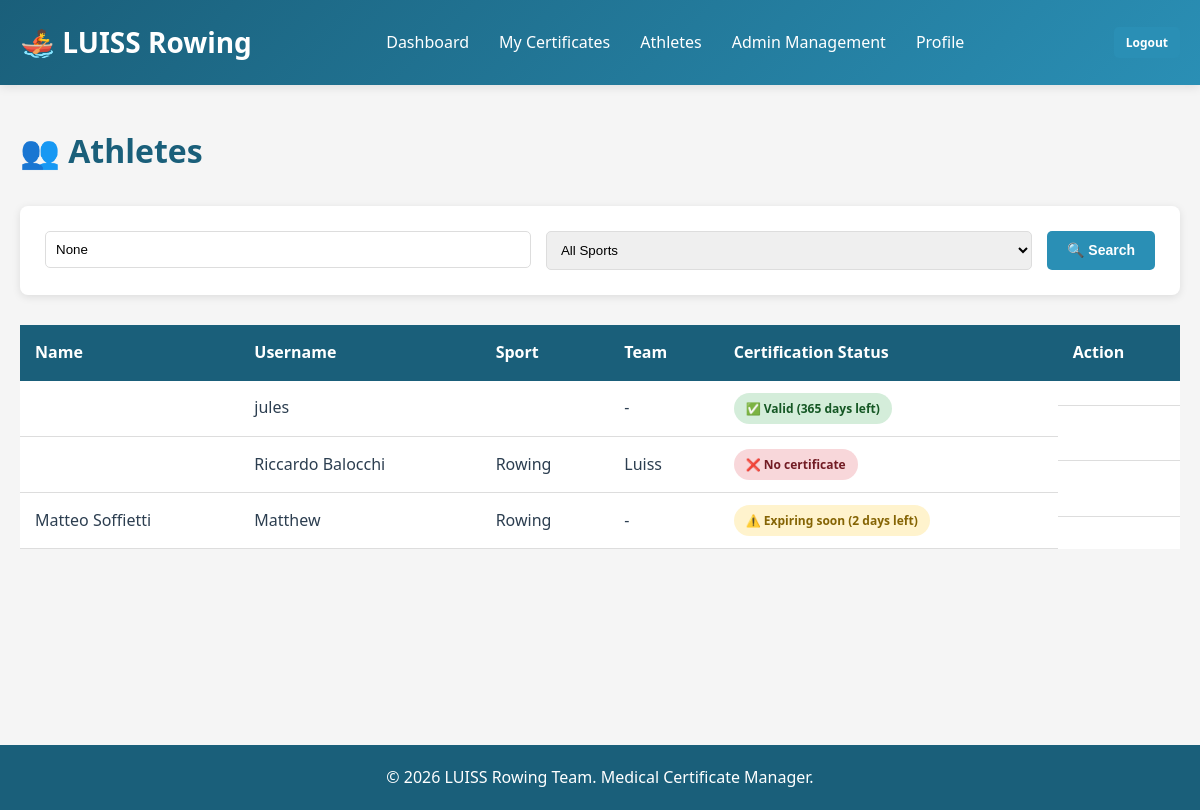
The app's page /app/athletes/ (signed in) with its own data.
### app/models.py (models this page shows, shortened)
class Athlete(models.Model):
    user = models.OneToOneField(User, on_delete=models.CASCADE)
    sport_discipline = models.CharField(max_length=100)
    team_affiliation = models.CharField(max_length=200, blank=True, null=True)
    date_of_birth = models.DateField()
    created_at = models.DateTimeField(auto_now_add=True)
    updated_at = models.DateTimeField(auto_now=True)
    def get_latest_certificate(self):
        try:
            return self.certificates.order_by('-issue_date').first()
        except:
            return None

class MedicalCertificate(models.Model):
    athlete = models.ForeignKey(Athlete, on_delete=models.CASCADE, related_name='certificates')
    certificate_image = models.ImageField(upload_to='certificates/%Y/%m/')
    issue_date = models.DateField()
    expiry_date = models.DateField()
    uploaded_at = models.DateTimeField(auto_now_add=True)
    def is_expired(self):
        return self.expiry_date < timezone.now().date()
    def is_expiring_soon(self, days=30):
        expiry_threshold = timezone.now().date() + timedelta(days=days)
        return not self.is_expired() and self.expiry_date <= expiry_threshold
    def get_days_until_expiry(self):
        from datetime import date
        today = date.today()
        delta = self.expiry_date - today
        return delta.days
    class Meta:
        ordering = ['-issue_date']
        verbose_name_plural = 'Medical Certificates'

### app/views.py (the view, shortened to what this page needs)
# urls.py: path("athletes/", views.athlete_list, name="athlete_list"),
@login_required(login_url='login')
def athlete_list(request):
    if not request.user.is_staff:
        return redirect('dashboard')
    athletes = Athlete.objects.all()
    search = request.GET.get('search')
    sport = request.GET.get('sport')
    if sport:
        athletes = athletes.filter(sport_discipline=sport)
    sports = Athlete.objects.values_list('sport_discipline', flat=True).distinct()
    context = {
        'athletes': athletes,
        'sports': sports,
        'search': search,
        'sport': sport,
    }
    return render(request, 'app/athlete_list.html', context)

### app/templates/app/athlete_list.html (shortened to what this page needs)
{% extends 'app/base.html' %}
{% block content %}
<h1 class="page-title">👥 Athletes</h1>
<div class="card" style="margin-bottom: 30px;">
    <form method="GET" style="display: flex; gap: 15px; flex-wrap: wrap;">
        <div style="flex: 1; min-width: 200px;">
            <input type="text" name="search" placeholder="Search athletes..." value="{{ search }}" style="width: 100%; padding: 10px; border: 1px solid #ddd; border-radius: 5px;">
        </div>
        <div style="flex: 1; min-width: 200px;">
            <select name="sport" style="width: 100%; padding: 10px; border: 1px solid #ddd; border-radius: 5px;">
                <option value="">All Sports</option>
            </select>
        </div>
        <button type="submit" class="btn btn-secondary">🔍 Search</button>
    </form>
</div>
<div class="table-responsive">
    <table>
        <thead>
            <tr>
                <th>Name</th>
                <th>Username</th>
                <th>Sport</th>
                <th>Team</th>
                <th>Certification Status</th>
                <th>Action</th>
            </tr>
        </thead>
        <tbody>
            {% for athlete in athletes %}
            <tr>
                <td>{{ athlete.user.first_name }} {{ athlete.user.last_name }}</td>
                <td>{{ athlete.user.username }}</td>
                <td>{{ athlete.sport_discipline }}</td>
                <td>{{ athlete.team_affiliation|default:"-" }}</td>
                <td>
                    {% with cert=athlete.get_latest_certificate %}
                        {% if cert %}
                            {% if cert.is_expired %}
                                <span class="status-badge status-expired">
                                    ❌ Expired ({{ cert.get_days_until_expiry }} days ago)
                                </span>
                            {% elif cert.is_expiring_soon %}
                                <span class="status-badge status-expiring">
                                    ⚠️ Expiring soon ({{ cert.get_days_until_expiry }} days left)
                                </span>
                            {% else %}
                                <span class="status-badge status-valid">
                                    ✅ Valid ({{ cert.get_days_until_expiry }} days left)
                                </span>
                            {% endif %}
                        {% else %}
                            <span class="status-badge status-expired">❌ No certificate</span>
                        {% endif %}
                    {% endwith %}
                </td>
                <td class="actions">
            </tr>
            {% endfor %}
        </tbody>
    </table>
</div>
{% endblock %}

### app/templates/app/base.html (shortened to what this page needs)
<!DOCTYPE html>
<html lang="en">
<head>
</head>
<body>
    <header>
        <div class="container">
            <div class="header-content">
                <a href="{% url 'dashboard' %}" class="logo">
                    🚣 LUISS Rowing
                </a>
                {% if user.is_authenticated %}
                <nav>
                    <a href="{% url 'dashboard' %}">Dashboard</a>
                    <a href="{% url 'certificate_list' %}">My Certificates</a>
                    {% if user.is_staff %}
                    <a href="{% url 'athlete_list' %}">Athletes</a>
                    <a href="{% url 'admin_management' %}">Admin Management</a>
                    {% endif %}
                    <a href="{% url 'profile' %}">Profile</a>
                </nav>
                <div class="user-menu">
                    <a href="{% url 'logout' %}" class="btn btn-secondary btn-sm">Logout</a>
                </div>
                {% else %}
                <nav>
                    <a href="{% url 'login' %}">Login</a>
                </nav>
                {% endif %}
            </div>
        </div>
    </header>
    <main>
        <div class="container">
            {% block content %}{% endblock %}
        </div>
    </main>
    <footer>
        <div class="container">
            <p>&copy; 2026 LUISS Rowing Team. Medical Certificate Manager.</p>
        </div>
    </footer>
</body>
</html>

### app/templates/app/base.html (style rules this page uses)
* { margin: 0; padding: 0; box-sizing: border-box; }
:root { --primary: #1a5f7a; --secondary: #2a8fb5; --accent: #f39c12; --danger: #e74c3c; --success: #27ae60; --warning: #f39c12; --light: #ecf0f1; --dark: #2c3e50; --white: #ffffff; }
body { font-family: 'Segoe UI', Tahoma, Geneva, Verdana, sans-serif; background-color: #f5f5f5; color: var(--dark); line-height: 1.6; }
header { background: linear-gradient(135deg, var(--primary) 0%, var(--secondary) 100%); color: var(--white); padding: 20px 0; box-shadow: 0 2px 10px rgba(0,0,0,0.1); }
.container { max-width: 1200px; margin: 0 auto; padding: 0 20px; }
.header-content { display: flex; justify-content: space-between; align-items: center; }
.logo { font-size: 28px; font-weight: bold; text-decoration: none; color: var(--white); display: flex; align-items: center; gap: 10px; }
nav { display: flex; gap: 30px; align-items: center; }
nav a { color: var(--white); text-decoration: none; font-weight: 500; transition: opacity 0.3s; }
.user-menu { display: flex; gap: 15px; align-items: center; }
.btn { display: inline-block; padding: 10px 20px; border-radius: 5px; text-decoration: none; font-weight: 600; transition: all 0.3s; border: none; cursor: pointer; font-size: 14px; }
.btn-secondary { background-color: var(--secondary); color: var(--white); }
.btn-sm { padding: 6px 12px; font-size: 12px; }
main { min-height: calc(100vh - 200px); padding: 40px 0; }
.page-title { font-size: 32px; color: var(--primary); margin-bottom: 30px; display: flex; align-items: center; gap: 10px; }
.card { background: var(--white); border-radius: 8px; box-shadow: 0 2px 8px rgba(0,0,0,0.1); padding: 25px; margin-bottom: 20px; }
.status-badge { display: inline-block; padding: 6px 12px; border-radius: 20px; font-size: 12px; font-weight: 600; }
.status-valid { background-color: #d4edda; color: #155724; }
.status-expiring { background-color: #fff3cd; color: #856404; }
.status-expired { background-color: #f8d7da; color: #721c24; }
.table-responsive { overflow-x: auto; }
table { width: 100%; border-collapse: collapse; background: var(--white); }
table th { background-color: var(--primary); color: var(--white); padding: 15px; text-align: left; font-weight: 600; }
table td { padding: 12px 15px; border-bottom: 1px solid #ddd; }
.actions { display: flex; gap: 10px; justify-content: center; }
footer { background-color: var(--primary); color: var(--white); text-align: center; padding: 20px 0; margin-top: 60px; }

### records on screen
Athlete: user.username "jules", team_affiliation "-", get_latest_certificate.get_days_until_expiry "365"
Athlete: user.username "Riccardo Balocchi", sport_discipline "Rowing", team_affiliation "Luiss", shows "❌ No certificate"
Athlete: user.first_name "Matteo", user.last_name "Soffietti", user.username "Matthew", sport_discipline "Rowing", team_affiliation "-", get_latest_certificate.get_days_until_expiry "2"
